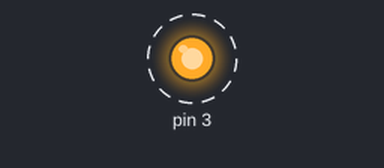
Recording of a program running on a simulated Arduino Uno, built with avr-gcc and run on an emulated ATmega328P. Shown: output pins drawn as LEDs (lit = HIGH). Dashed ring = blinking.

Above: at 0.5 s.
Timing chart, 0 to 4.6 s (numbered marks = the images above):
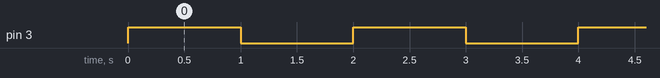

Measured:
- by itself, pin 3: alternates HIGH for 1.0 s and LOW for 1.0 s

The program:

main.cpp
```cpp
#include <Arduino.h>

void setup()
{
  Serial.begin(9600);
  pinMode(3, OUTPUT);
}

void loop()
{
   digitalWrite(3, HIGH);
   delay(1000);
   digitalWrite(3, LOW);
   delay(1000);
  }
```
